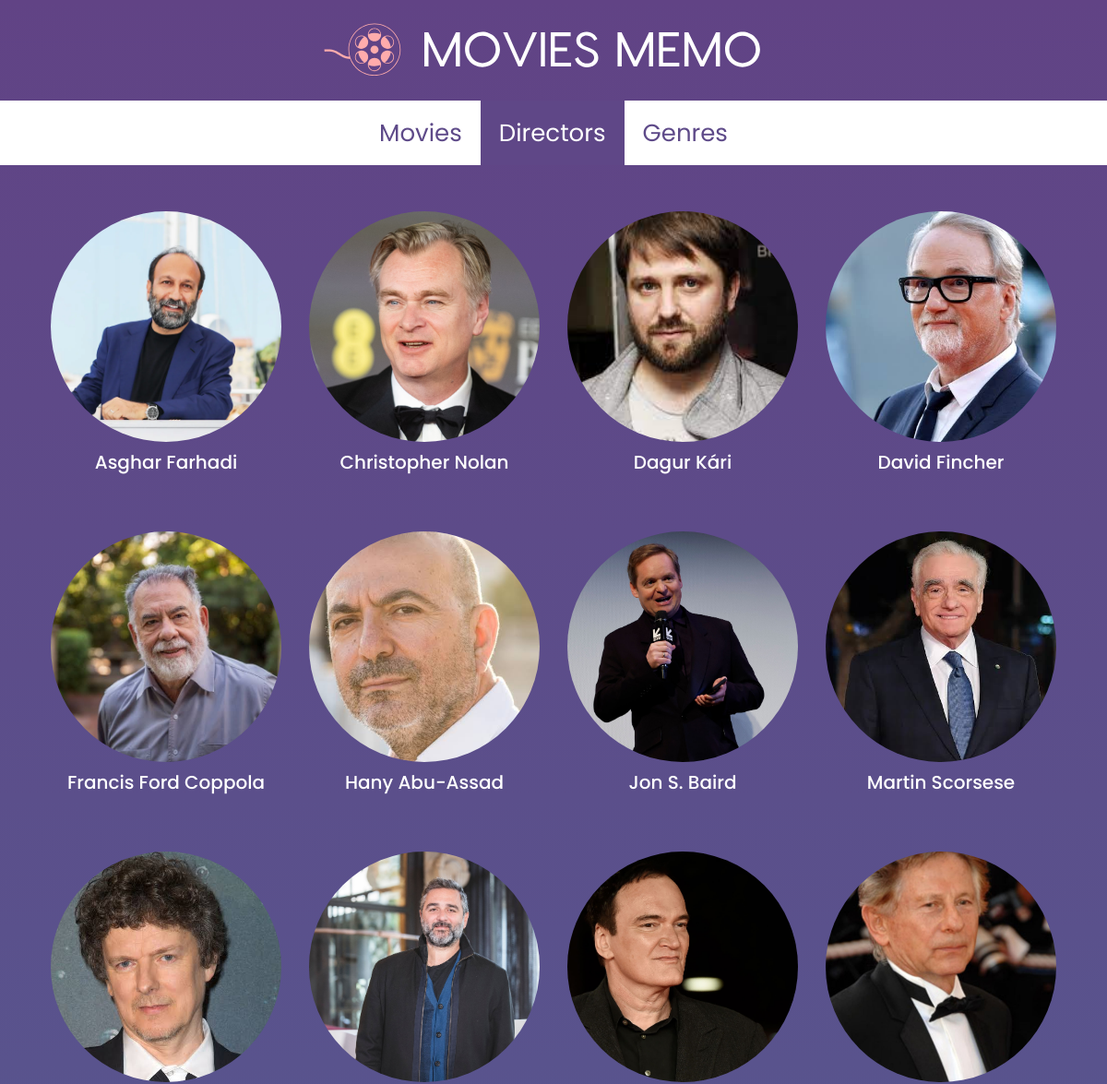
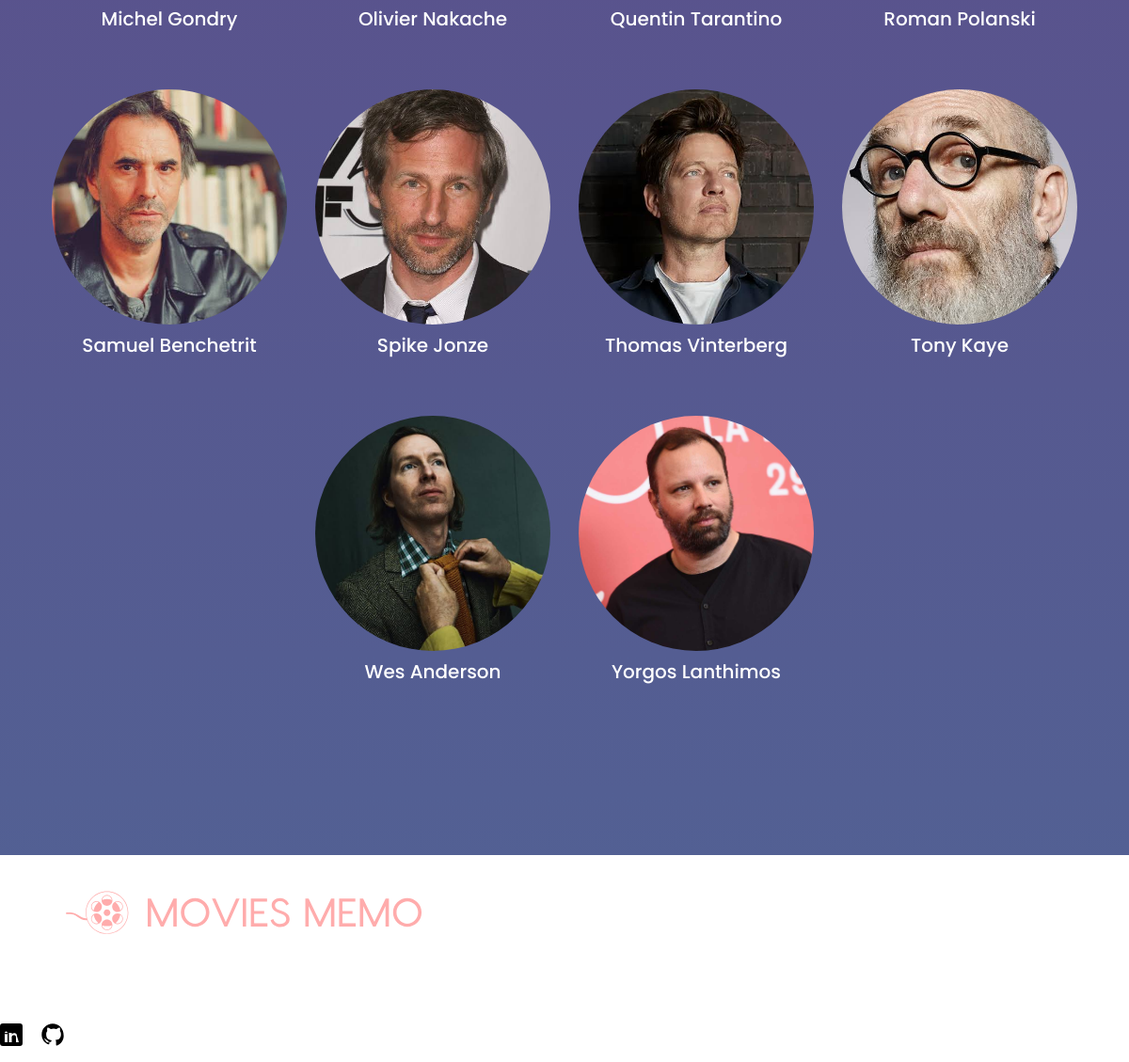
/directors, run on the app's committed database (2 pictures, top to bottom).
### Favourite_movies/models.py (models this page shows, shortened)
class Director(models.Model):
    name = models.CharField(max_length=64)
    image = models.ImageField(upload_to = 'images/directors/', null=True)

### Favourite_movies/views.py (the view)
# urls.py: path("directors", views.directors, name="directors"),
def directors(request):
    return render(request, "directors.html", {
        "directors": Director.objects.all().order_by('name')
    })

### Favourite_movies/templates/directors.html (shortened to what this page needs)
{% extends "./layout.html" %}
{% block body %}
    <div class="container">
        <div class="directors">
            {% for director in directors %}
                <a href="{% url 'director' director.id %}" class="director">
                    <div class="director-img-container">
                        <img src="{{ director.image.url }}" alt={{ director.name }}>
                    </div>
                    <div class="director-name">{{ director.name }}</div>
                </a>
            {% endfor %}
        </div>
        <div class="movies">
        </div>
    </div>
{% endblock %}

### Favourite_movies/static/css/style.css (style rules this page uses)
body { padding: 0 50px; margin: 0 auto; min-height: 100vh; background: linear-gradient(to bottom, #614385 , #516395); background-repeat: no-repeat; display: flex; flex-direction: column; align-items: center; justify-content: flex-start; font-family: "Poppins"; }
.container { width: 100%; text-align: center; }
.movies { padding: 50px 0; display: flex; justify-content: center; flex-wrap: wrap; gap: 30px; }
a { text-decoration: none; color: white; }
.directors { padding: 50px 0; display: flex; justify-content: center; flex-wrap: wrap; gap: 30px; }
.director { min-width: 230px; margin-bottom: 30px; display: flex; flex-direction: column; opacity: 1; transition: opacity 0.5s; }
.director-img-container { width: 100%; }
.director-img-container img { width: 250px; object-fit: cover; height: 250px; border-radius: 50%; }
.director-name { font-size: 20px; font-weight: 500; }

### data on the page
Director: image (picture), name "Asghar Farhadi"
Director: image (picture), name "Christopher Nolan"
Director: image (picture), name "Dagur Kári"
Director: image (picture), name "David Fincher"
Director: image (picture), name "Francis Ford Coppola"
Director: image (picture), name "Hany Abu-Assad"
Director: image (picture), name "Jon S. Baird"
Director: image (picture), name "Martin Scorsese"
Director: image (picture), name "Michel Gondry"
Director: image (picture), name "Olivier Nakache"
Director: image (picture), name "Quentin Tarantino"
Director: image (picture), name "Roman Polanski"
Director: image (picture), name "Samuel Benchetrit"
Director: image (picture), name "Spike Jonze"
Director: image (picture), name "Thomas Vinterberg"
Director: image (picture), name "Tony Kaye"
Director: image (picture), name "Wes Anderson"
Director: image (picture), name "Yorgos Lanthimos"
